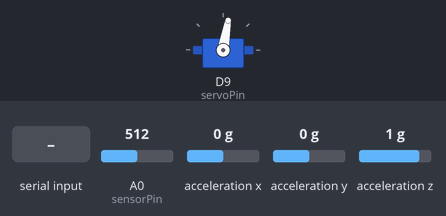
This sketch was run on a simulated Arduino Nano 33 IoT. Shown: servo. Inputs (shaded band) come from the test bench; at power-on: A0 (sensorPin) = 512, acceleration x 0 g, acceleration y 0 g, acceleration z 1 g. What the sketch prints to the serial monitor is not drawn.

Above: at 1.2 s.
1.3 s: "30,150\n" received over Serial
At 2.3 s:
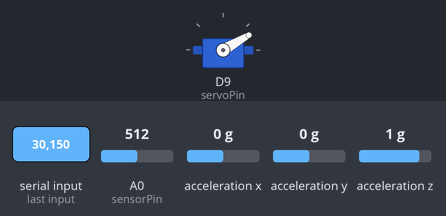
2.8 s: "200\n" received over Serial
At 3.5 s:
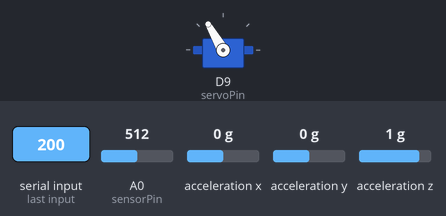
Timing chart, 0 to 5.8 s (numbered marks = the images above; inputs shaded):
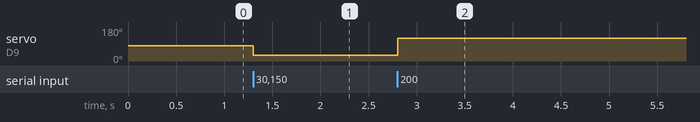

Measured:
- after the input at 1.3 s, servo on D9 (servoPin): 80° → 30° at once
- after the input at 2.8 s, servo on D9 (servoPin): 30° → 120° at once

The sketch:

Servo_distance.ino
```cpp
#include <Servo.h>
#include <Arduino_LSM6DS3.h>  // For the built-in IMU on Nano 33 IoT

const int sensorPin = A0;   // Sharp IR sensor output -> A0
const int servoPin  = 9;    // Servo control pin -> 9
float scdistance = 0.0;
float scpitch = 0.0;
float roll = 0, pitch = 0;

const uint8_t NUM_SAMPLES = 10;
int samples[NUM_SAMPLES];
long runningSum = 0;
uint8_t currentIndex = 0;

Servo myServo;
String inputString = "";
bool stringComplete = false;

unsigned long previousMillis = 0;
const long interval = 50; // 1 millisecond loop for frequent sampling

// ---------- New Variables for Speed Measurement ----------
float lastDistanceCm = 0.0;           // Keep track of the last measured distance (in cm)
unsigned long lastSpeedCalcTime = 0;  // Keep track of last time we computed speed (in ms)

// ---------------------------------------------------------


void setup() {
  Serial.begin(115200);
  while (!Serial) {
    // Wait for Serial to be ready
  }

  // Servo setup
  myServo.attach(servoPin);
  myServo.write(80);

  // IMU setup
  if (!IMU.begin()) {
    Serial.println("Failed to initialize IMU!");
    while (1) {
      delay(10);
    }
  }

  // Initialize the running average array
  for (uint8_t i = 0; i < NUM_SAMPLES; i++) {
    samples[i] = 0;
    runningSum += samples[i];
  }

  // Initialize our time reference for speed calculation
  lastSpeedCalcTime = millis();
}

// -------------- New Function to Measure Speed --------------
float measureBallSpeed(float currentDistanceCm) {
  /*
    Calculates the speed of the ball in cm/s by looking at
    how much the distance reading has changed since the last
    measurement over the elapsed time.
  */

  // Get current time
  unsigned long currentTime = millis();

  // Compute time difference in seconds
  float deltaTime = (currentTime - lastSpeedCalcTime) / 1000.0;

  // Compute distance difference
  float deltaDistance = currentDistanceCm - lastDistanceCm; // cm

  // Avoid dividing by zero if the sampling is too fast
  float speed = 0.0;
  if (deltaTime > 0.0) {
    // speed in cm/s
    speed = deltaDistance / deltaTime;
  }

  // Store the current distance & time for next iteration
  lastDistanceCm = currentDistanceCm;
  lastSpeedCalcTime = currentTime;

  return speed;
}
// -----------------------------------------------------------

void loop() {
  // Read the distance using your running-average function
  float distanceCm = readSharpDistanceCm(sensorPin);

  float xAcc, yAcc, zAcc;

  // Read the serial port for servo commands
  while (Serial.available() > 0) {
    char inChar = (char)Serial.read();
    if (inChar == '\n' || inChar == '\r') {
      stringComplete = true;
    } else {
      inputString += inChar;
    }
  }

  // Convert string from serial to servo angle
  if (stringComplete) {
    int angle = inputString.toInt();  // Convert string to integer
    angle = constrain(angle, 24, 120);
    myServo.write(angle);             // Move servo
    // Clear for next time
    inputString = "";
    stringComplete = false;
  }

  unsigned long currentMillis = millis();

  if (currentMillis - previousMillis >= interval) {
    // Save the last time you ran the code
    previousMillis = currentMillis;

    // Reading the accelerometer
    if (IMU.accelerationAvailable()) {
      IMU.readAcceleration(xAcc, yAcc, zAcc);
      pitch = atan2(-xAcc, sqrt(yAcc * yAcc + zAcc * zAcc)) * 180.0 / PI;
    }

    // Map and print distance and pitch to -1 to 1
    scdistance = map(distanceCm * 100, 600, 1500, -1000, 1000);
    scpitch    = map(pitch * 100, -1000, 1100, -1000, 1000);

    // --------------- Compute and Print Speed ---------------
    float ballSpeed = measureBallSpeed(distanceCm); // cm/s
    // Print distance, pitch, and speed
    Serial.print("D");
    Serial.print(scdistance / 1000, 2);
    Serial.print("  P");
    Serial.print(scpitch / 1000, 2);
    Serial.print("  Speed(cm/s): ");
    Serial.println(ballSpeed, 2);
  }
}


float readSharpDistanceCm(int pin) {
  // Remove old sample from the sum
  runningSum -= samples[currentIndex];

  // Get a new raw reading
  int rawValue = analogRead(pin);    // 0 - 1023
  samples[currentIndex] = rawValue;

  // Add new sample to running sum
  runningSum += rawValue;

  // Update circular buffer index
  currentIndex++;
  if (currentIndex >= NUM_SAMPLES) {
    currentIndex = 0;
  }

  // Compute average
  int average = runningSum / NUM_SAMPLES;

  // Convert raw reading to voltage
  float voltage = average * (5.0 / 1023.0);

  // Use the approximate distance formula for Sharp IR
  float distance = 27.728 * pow(voltage, -1.2045);

  // Constrain distance to non-negative
  if (distance < 0) {
    distance = 0;
  }

  return distance;
}
```
